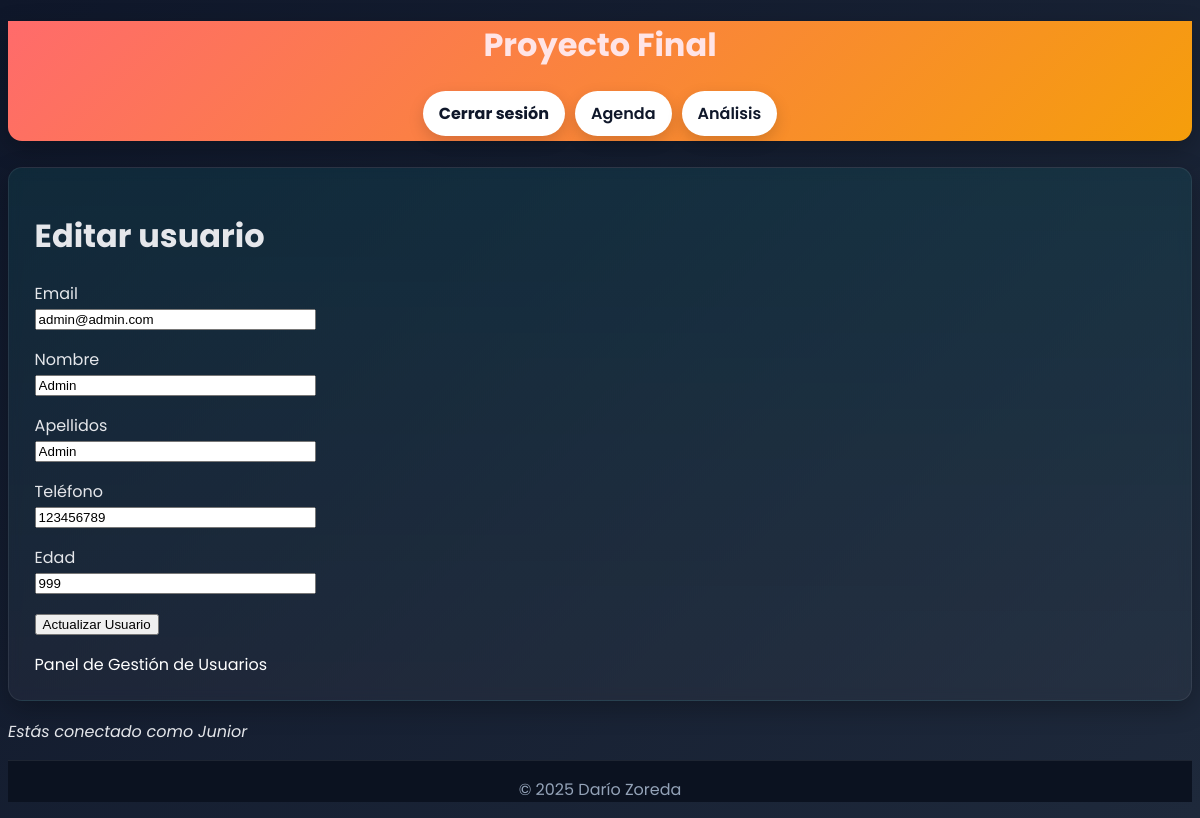
Page /usuarios/editar/1 (signed in) on the committed database.
### app/models.py (models this page shows, shortened)
class User(db.Model, UserMixin):
    __tablename__ = 'usuarios'
    id: so.Mapped[int] = so.mapped_column(primary_key=True)
    email: so.Mapped[str] = so.mapped_column(sa.String(64), index=True, unique=True)
    nombre: so.Mapped[str] = so.mapped_column(sa.String(64), index=True, unique=False)
    apellidos: so.Mapped[str] = so.mapped_column(sa.String(64), index=True, unique=False)
    telefono: so.Mapped[int] = so.mapped_column(sa.Integer(), index=True, unique=False)
    edad: so.Mapped[int] = so.mapped_column(sa.Integer(), index=True, unique=False)
    hash_contraseña: so.Mapped[str] = so.mapped_column(sa.String(256))

### app/usuarios/routes.py (the view, shortened to what this page needs)
@usuarios_bp.route('/usuarios/editar/<int:user_id>', methods=['GET', 'POST'])
@login_required
def edit(user_id):
    user = User.query.get_or_404(user_id)
    form = UserEditForm(obj=user)
    new = {}
    return render_template('usuarios/editar.html', form=form, user=user, title='Editar usuario')

### app/usuarios/forms.py
class UserEditForm(FlaskForm):
    email = StringField('Email',
                        validators=[Email(message='Introduce una dirección de email')])
    nombre = StringField('Nombre',
                         validators=[Length(max=50, message='El nombre es demasiado largo')])
    apellidos = StringField('Apellidos',
                            validators=[Length(max=100, message='El apellido es demasiado largo')])
    telefono = StringField('Teléfono',
                           validators=[Length(min=9, max=9, message='El número debe tener 9 dígitos'),
                            Regexp(r'[\d{9}]', flags=re.UNICODE, message='El número de teléfono solo debe incluir números (no poner prefijo de país)')])
    edad = StringField('Edad')
    submit = SubmitField('Actualizar Usuario')

### app/models.py (called while the page is built)
@acceso.user_loader
def load_user(user_id: str):
    try:
        return db.session.get(User, int(user_id))
    except Exception:
        return None

### app/templates/usuarios/editar.html (shortened to what this page needs)
{% extends "base.html" %}
{% block content %}
<div class="bloque_contenido">
    <h1>Editar usuario</h1>
    <form action="" method="post" novalidate>
        <p>
            {{ form.email.label }}<br>
            {{ form.email(size=32) }}
        </p>
        <p>
            {{ form.nombre.label }}<br>
            {{ form.nombre(size=32) }}
        </p>
        <p>
            {{ form.apellidos.label }}<br>
            {{ form.apellidos(size=32) }}
        </p>
        <p>
            {{ form.telefono.label }}<br>
            {{ form.telefono(size=32) }}
        </p>
        <p>
            {{ form.edad.label }}<br>
            {{ form.edad(size=32) }}
        </p>
        <p>{{ form.submit }}</p>
    </form>
    {% if current_user.is_authenticated %}
    <a href="{{ url_for('usuarios.index') }}">Panel de Gestión de Usuarios</a>
    {% else %}
    <p>¿Ya tienes cuenta? <a href="{{ url_for('usuarios.login') }}"><b>Accede</b></a></p>
    {% endif %}
</div>
{% endblock %}

### app/templates/base.html (shortened to what this page needs)
<!DOCTYPE html>
<html lang="es">
<head>
    <link rel="stylesheet" href="{{ url_for('static', filename='css/styles.css') }}">
</head>
<body>
    <header>
        <h1><a href="{{ url_for('inicio') }}"> Proyecto Final </a></h1>
        <nav>
            {% if current_user.is_anonymous %}
            <a href="{{ url_for('usuarios.login') }}"><b>Acceder</b></a>
            {% else %}
            <a href="{{ url_for('usuarios.logout') }}"><b>Cerrar sesión</b></a>
            {% endif %}
            <a href="{{ url_for('agenda.index') }}">Agenda</a>
            <a href="{{ url_for('analisis.index') }}">Análisis</a>
        </nav>
    </header>
    <main>
        {% block content %}
        {% endblock %}
    {% if current_user.is_authenticated %}
    <p><em>Estás conectado como {{ current_user.nombre }}</em></p>
    {% endif %}
    </main>
    <footer>
        <p>&copy; 2025 Darío Zoreda</p>
    </footer>
</body>
</html>

### app/static/css/styles.css (style rules this page uses)
:root { --bg: #0f172a; --bg-grad-1: #0f172a; --bg-grad-2: #1e293b; --card: #0ea5a5; --card-soft: rgba(14, 165, 165, 0.12); --primary: #ff6b6b; --primary-700: #e85a5a; --primary-800: #d94d4d; --accent: #22c55e; --text: #e5e7eb; --muted: #94a3b8; --shadow: 0 8px 24px rgba(0,0,0,0.25); --radius: 14px; --radius-sm: 10px; --transition: 220ms ease; }
body { font-family: 'Poppins', Arial, sans-serif; color: var(--text); background: linear-gradient(135deg, var(--bg-grad-1), var(--bg-grad-2)); }
main { background: transparent; }
header { background: linear-gradient(135deg, var(--primary), #f59e0b); color: #fff; box-shadow: var(--shadow); border-bottom-left-radius: var(--radius); border-bottom-right-radius: var(--radius); text-align: center; }
header a { text-decoration: none; color: #ffe4e6; }
nav { margin: 20px 0 26px; display: flex; gap: 10px; flex-wrap: wrap; justify-content: center; align-items: center; padding-bottom: 5px; }
nav a { color: #0f172a; background: #fff; border-radius: 999px; padding: 10px 16px; text-decoration: none; font-weight: 600; transition: transform var(--transition), background var(--transition), color var(--transition), box-shadow var(--transition); box-shadow: 0 6px 16px rgba(0,0,0,0.15); }
.bloque_contenido { background: linear-gradient(180deg, var(--card-soft), rgba(255,255,255,0.04)); border: 1px solid rgba(255,255,255,0.08); border-radius: var(--radius); box-shadow: var(--shadow); padding: 1.4em 1.6em; margin: 10px 0 18px; backdrop-filter: blur(6px); -webkit-backdrop-filter: blur(6px); transition: transform var(--transition), box-shadow var(--transition), border-color var(--transition); }
.bloque_contenido a { color: #fff; text-decoration: none; border-bottom: 2px solid transparent; transition: color var(--transition), border-color var(--transition); }
footer { background: #0b1220; color: var(--muted); border-top: 1px solid rgba(255,255,255,0.08); text-align: center; }

### rows in the picture
User: email "admin@admin.com", nombre "Admin", apellidos "Admin", telefono "123456789", edad "999"
User: nombre "Junior"
